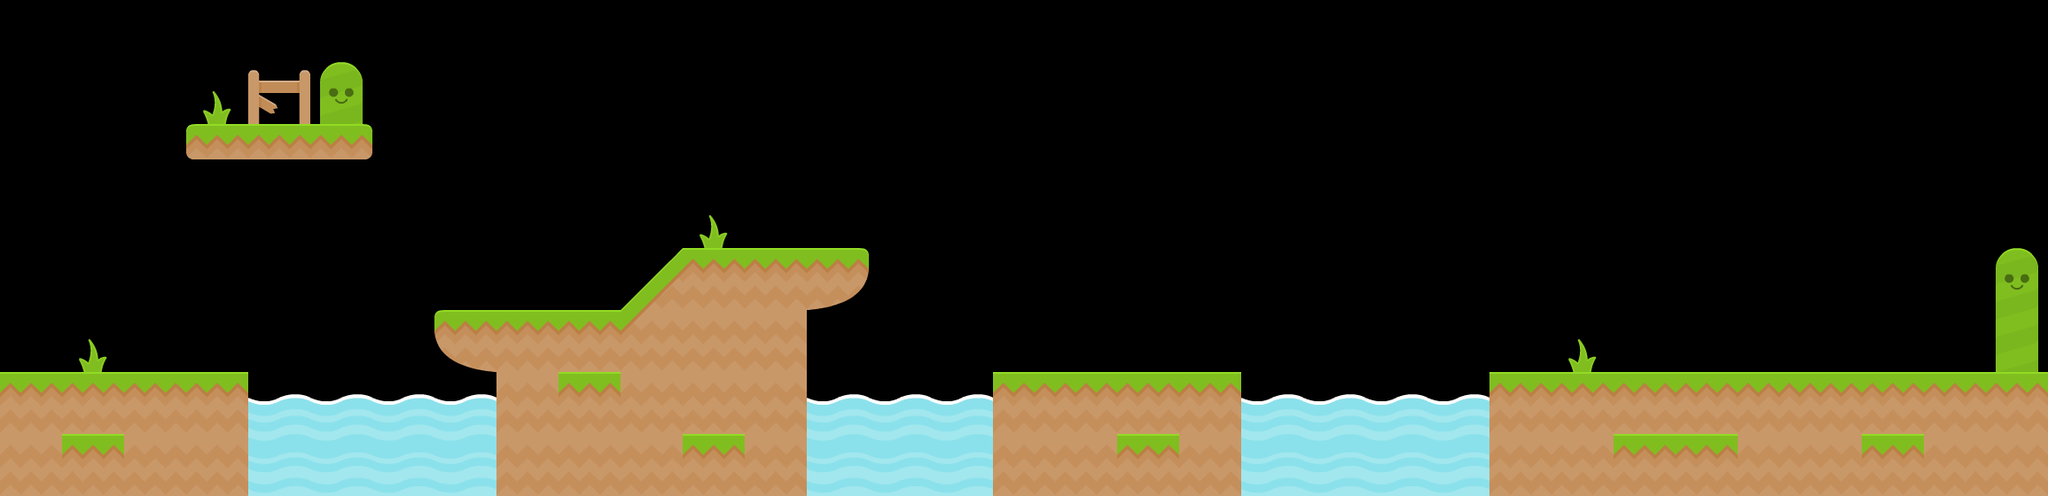

The image is a tile-based game level rendered from a .tmx file. Its description and complete source (layers, tilesets, objects, tile grids) follow:
An orthogonal 33x8 tile map with 70x70 px tiles, 2 tile layers (BackgroundLayer, GroundLayer), 2 tilesets and 9 objects (4x box, 3x fish, checkpoint, startpoint).

<map version="1.0" orientation="orthogonal" renderorder="right-down" width="33" height="8" tilewidth="70" tileheight="70" nextobjectid="54">
 <tileset firstgid="1" name="mytileset" tilewidth="70" tileheight="70" tilecount="35" columns="5">
  <image source="tiles.png" width="350" height="490" />
 </tileset>
 <tileset firstgid="36" name="enemies" tilewidth="70" tileheight="70" tilecount="5" columns="0">
  <tile id="0">
   <image width="51" height="51" source="texture-atlas/blockerMad.png" />
  </tile>
  <tile id="3">
   <image width="70" height="70" source="texture-atlas/liquidWaterTop_mid.png" />
  </tile>
  <tile id="4">
   <image width="70" height="70" source="texture-atlas/sign.png" />
  </tile>
  <tile id="5">
   <image width="70" height="70" source="texture-atlas/signRight.png" />
  </tile>
  <tile id="6">
   <image width="66" height="42" source="texture-atlas/fishSwim1.png" />
  </tile>
 </tileset>
 <layer name="BackgroundLayer" width="33" height="8">
  <data encoding="csv">
0,0,0,0,0,0,0,0,0,0,0,0,0,0,0,0,0,0,0,0,0,0,0,0,0,0,0,0,0,0,0,0,0,
0,0,0,25,6,4,0,0,0,0,0,0,0,0,0,0,0,0,0,0,0,0,0,0,0,0,0,0,0,0,0,0,0,
0,0,0,12,19,27,0,0,0,0,0,0,0,0,0,0,0,0,0,0,0,0,0,0,0,0,0,0,0,0,0,0,0,
0,0,0,0,0,0,0,0,0,0,0,25,0,0,0,0,0,0,0,0,0,0,0,0,0,0,0,0,0,0,0,0,0,
0,0,0,0,0,0,0,0,0,0,0,0,0,0,0,0,0,0,0,0,0,0,0,0,0,0,0,0,0,0,0,0,4,
0,25,0,0,0,0,0,0,0,0,0,0,0,0,0,0,0,0,0,0,0,0,0,0,0,25,0,0,0,0,0,0,9,
0,0,0,0,14,14,14,14,0,0,0,0,0,14,14,14,0,0,0,0,14,14,14,14,0,0,0,0,0,0,0,0,0,
0,0,0,0,16,16,16,16,0,0,0,0,0,16,16,16,0,0,0,0,16,16,16,16,0,0,0,0,0,0,0,0,0
</data>
 </layer>
 <layer name="GroundLayer" width="33" height="8">
  <data encoding="csv">
0,0,0,0,0,0,0,0,0,0,0,0,0,0,0,0,0,0,0,0,0,0,0,0,0,0,0,0,0,0,0,0,0,
0,0,0,0,0,0,0,0,0,0,0,0,0,0,0,0,0,0,0,0,0,0,0,0,0,0,0,0,0,0,0,0,0,
0,0,0,0,0,0,0,0,0,0,0,0,0,0,0,0,0,0,0,0,0,0,0,0,0,0,0,0,0,0,0,0,0,
0,0,0,0,0,0,0,0,0,0,0,0,0,0,0,0,0,0,0,0,0,0,0,0,0,0,0,0,0,0,0,0,0,
0,0,0,0,0,0,0,0,0,0,3,24,24,33,0,0,0,0,0,0,0,0,0,0,0,0,0,0,0,0,0,0,0,
0,0,0,0,0,0,0,34,24,24,7,35,35,0,0,0,0,0,0,0,0,0,0,0,0,0,0,0,0,0,0,0,0,
24,24,24,24,0,0,0,0,35,24,35,35,35,0,0,0,24,24,24,24,0,0,0,0,24,24,24,24,24,24,24,24,24,
35,24,35,35,0,0,0,0,35,35,35,24,35,0,0,0,35,35,24,35,0,0,0,0,35,35,24,24,35,35,24,35,35
</data>
 </layer>
 <objectgroup name="ObjectLayer">
  <object id="15" name="box" gid="36" x="647.5" y="350" width="51" height="51">
   <properties>
    <property name="scale.y" value="1.5" />
   </properties>
  </object>
  <object id="31" name="box" gid="36" x="1950" y="355" width="51" height="51" />
  <object id="34" name="checkpoint" gid="40" x="2170" y="420" width="70" height="70" />
  <object id="35" name="startpoint" gid="41" x="0" y="420" width="70" height="70" />
  <object id="45" name="box" gid="36" x="1190" y="420" width="51" height="51" />
  <object id="48" name="box" gid="36" x="1242.5" y="420" width="51" height="51" />
  <object id="49" name="fish" gid="42" x="437.5" y="525" width="66" height="42" rotation="-10" />
  <object id="50" name="fish" gid="42" x="1015" y="542.5" width="66" height="42" rotation="10" />
  <object id="52" name="fish" gid="42" x="1540" y="516" width="66" height="42" />
 </objectgroup>
</map>
